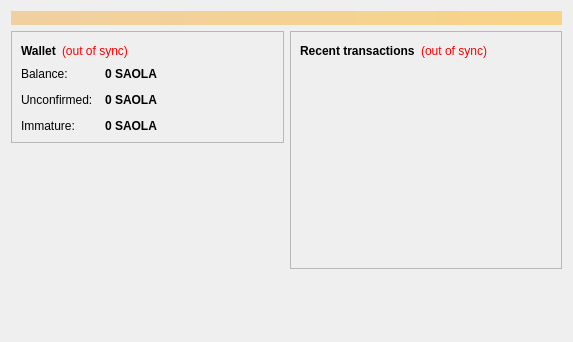
<?xml version="1.0" encoding="UTF-8"?>
<ui version="4.0">
 <class>OverviewPage</class>
 <widget class="QWidget" name="OverviewPage">
  <property name="geometry">
   <rect>
    <x>0</x>
    <y>0</y>
    <width>573</width>
    <height>342</height>
   </rect>
  </property>
  <property name="windowTitle">
   <string>Form</string>
  </property>
  <layout class="QVBoxLayout" name="topLayout">
   <item>
    <widget class="QLabel" name="labelAlerts">
     <property name="visible">
      <bool>false</bool>
     </property>
     <property name="styleSheet">
      <string notr="true">background-color: qlineargradient(x1: 0, y1: 0, x2: 1, y2: 0, stop:0 #F0D0A0, stop:1 #F8D488); color:#000000;</string>
     </property>
     <property name="wordWrap">
      <bool>true</bool>
     </property>
     <property name="margin">
      <number>3</number>
     </property>
    </widget>
   </item>
   <item>
    <layout class="QHBoxLayout" name="horizontalLayout" stretch="1,1">
     <item>
      <layout class="QVBoxLayout" name="verticalLayout_2">
       <item>
        <widget class="QFrame" name="frame">
         <property name="frameShape">
          <enum>QFrame::StyledPanel</enum>
         </property>
         <property name="frameShadow">
          <enum>QFrame::Raised</enum>
         </property>
         <layout class="QVBoxLayout" name="verticalLayout_4">
          <item>
           <layout class="QHBoxLayout" name="horizontalLayout_4">
            <item>
             <widget class="QLabel" name="label_5">
              <property name="font">
               <font>
                <weight>75</weight>
                <bold>true</bold>
               </font>
              </property>
              <property name="text">
               <string>Wallet</string>
              </property>
             </widget>
            </item>
            <item>
             <widget class="QLabel" name="labelWalletStatus">
              <property name="toolTip">
               <string>The displayed information may be out of date. Your wallet automatically synchronizes with the Saolacoin network after a connection is established, but this process has not completed yet.</string>
              </property>
              <property name="styleSheet">
               <string notr="true">QLabel { color: red; }</string>
              </property>
              <property name="text">
               <string notr="true">(out of sync)</string>
              </property>
              <property name="alignment">
               <set>Qt::AlignLeading|Qt::AlignLeft|Qt::AlignVCenter</set>
              </property>
             </widget>
            </item>
            <item>
             <spacer name="horizontalSpacer_2">
              <property name="orientation">
               <enum>Qt::Horizontal</enum>
              </property>
              <property name="sizeHint" stdset="0">
               <size>
                <width>40</width>
                <height>20</height>
               </size>
              </property>
             </spacer>
            </item>
           </layout>
          </item>
          <item>
           <layout class="QFormLayout" name="formLayout_2">
            <property name="fieldGrowthPolicy">
             <enum>QFormLayout::AllNonFixedFieldsGrow</enum>
            </property>
            <property name="horizontalSpacing">
             <number>12</number>
            </property>
            <property name="verticalSpacing">
             <number>12</number>
            </property>
            <item row="0" column="0">
             <widget class="QLabel" name="label">
              <property name="text">
               <string>Balance:</string>
              </property>
             </widget>
            </item>
            <item row="0" column="1">
             <widget class="QLabel" name="labelBalance">
              <property name="font">
               <font>
                <weight>75</weight>
                <bold>true</bold>
               </font>
              </property>
              <property name="cursor">
               <cursorShape>IBeamCursor</cursorShape>
              </property>
              <property name="toolTip">
               <string>Your current balance</string>
              </property>
              <property name="text">
               <string notr="true">0 SAOLA</string>
              </property>
              <property name="textInteractionFlags">
               <set>Qt::LinksAccessibleByMouse|Qt::TextSelectableByKeyboard|Qt::TextSelectableByMouse</set>
              </property>
             </widget>
            </item>
            <item row="1" column="0">
             <widget class="QLabel" name="label_3">
              <property name="text">
               <string>Unconfirmed:</string>
              </property>
             </widget>
            </item>
            <item row="1" column="1">
             <widget class="QLabel" name="labelUnconfirmed">
              <property name="font">
               <font>
                <weight>75</weight>
                <bold>true</bold>
               </font>
              </property>
              <property name="cursor">
               <cursorShape>IBeamCursor</cursorShape>
              </property>
              <property name="toolTip">
               <string>Total of transactions that have yet to be confirmed, and do not yet count toward the current balance</string>
              </property>
              <property name="text">
               <string notr="true">0 SAOLA</string>
              </property>
              <property name="textInteractionFlags">
               <set>Qt::LinksAccessibleByMouse|Qt::TextSelectableByKeyboard|Qt::TextSelectableByMouse</set>
              </property>
             </widget>
            </item>
            <item row="2" column="0">
             <widget class="QLabel" name="labelImmatureText">
              <property name="text">
               <string>Immature:</string>
              </property>
             </widget>
            </item>
            <item row="2" column="1">
             <widget class="QLabel" name="labelImmature">
              <property name="font">
               <font>
                <weight>75</weight>
                <bold>true</bold>
               </font>
              </property>
              <property name="toolTip">
               <string>Mined balance that has not yet matured</string>
              </property>
              <property name="text">
               <string notr="true">0 SAOLA</string>
              </property>
              <property name="textInteractionFlags">
               <set>Qt::LinksAccessibleByMouse|Qt::TextSelectableByKeyboard|Qt::TextSelectableByMouse</set>
              </property>
             </widget>
            </item>
           </layout>
          </item>
         </layout>
        </widget>
       </item>
       <item>
        <spacer name="verticalSpacer">
         <property name="orientation">
          <enum>Qt::Vertical</enum>
         </property>
         <property name="sizeHint" stdset="0">
          <size>
           <width>20</width>
           <height>40</height>
          </size>
         </property>
        </spacer>
       </item>
      </layout>
     </item>
     <item>
      <layout class="QVBoxLayout" name="verticalLayout_3">
       <item>
        <widget class="QFrame" name="frame_2">
         <property name="frameShape">
          <enum>QFrame::StyledPanel</enum>
         </property>
         <property name="frameShadow">
          <enum>QFrame::Raised</enum>
         </property>
         <layout class="QVBoxLayout" name="verticalLayout">
          <item>
           <layout class="QHBoxLayout" name="horizontalLayout_2">
            <item>
             <widget class="QLabel" name="label_4">
              <property name="text">
               <string>&lt;b&gt;Recent transactions&lt;/b&gt;</string>
              </property>
             </widget>
            </item>
            <item>
             <widget class="QLabel" name="labelTransactionsStatus">
              <property name="toolTip">
               <string>The displayed information may be out of date. Your wallet automatically synchronizes with the Saolacoin network after a connection is established, but this process has not completed yet.</string>
              </property>
              <property name="styleSheet">
               <string notr="true">QLabel { color: red; }</string>
              </property>
              <property name="text">
               <string notr="true">(out of sync)</string>
              </property>
              <property name="alignment">
               <set>Qt::AlignRight|Qt::AlignTrailing|Qt::AlignVCenter</set>
              </property>
             </widget>
            </item>
            <item>
             <spacer name="horizontalSpacer">
              <property name="orientation">
               <enum>Qt::Horizontal</enum>
              </property>
              <property name="sizeHint" stdset="0">
               <size>
                <width>40</width>
                <height>20</height>
               </size>
              </property>
             </spacer>
            </item>
           </layout>
          </item>
          <item>
           <widget class="QListView" name="listTransactions">
            <property name="styleSheet">
             <string notr="true">QListView { background: transparent; }</string>
            </property>
            <property name="frameShape">
             <enum>QFrame::NoFrame</enum>
            </property>
            <property name="verticalScrollBarPolicy">
             <enum>Qt::ScrollBarAlwaysOff</enum>
            </property>
            <property name="horizontalScrollBarPolicy">
             <enum>Qt::ScrollBarAlwaysOff</enum>
            </property>
            <property name="selectionMode">
             <enum>QAbstractItemView::NoSelection</enum>
            </property>
           </widget>
          </item>
         </layout>
        </widget>
       </item>
       <item>
        <spacer name="verticalSpacer_2">
         <property name="orientation">
          <enum>Qt::Vertical</enum>
         </property>
         <property name="sizeHint" stdset="0">
          <size>
           <width>20</width>
           <height>40</height>
          </size>
         </property>
        </spacer>
       </item>
      </layout>
     </item>
    </layout>
   </item>
  </layout>
 </widget>
 <resources/>
 <connections/>
</ui>
